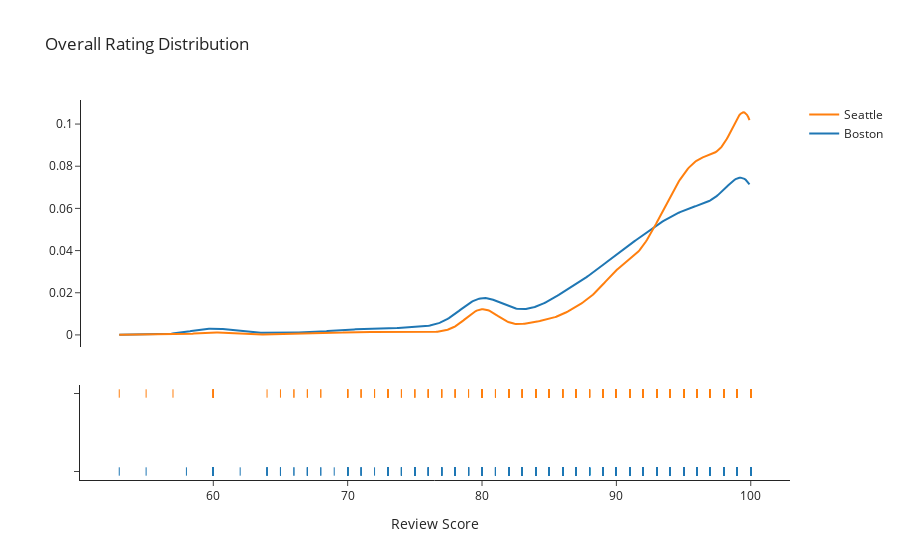

Write notebook code for a chart like this one.
### Markdown cell above
### How is the average rating differ between those cities, by property type?

### Code cell
import plotly.figure_factory as ff

df = listings[(listings["review_scores_rating"].notnull()) & (listings["review_scores_rating"]> 50)]

hist_data = [df[df["city"]=="Boston"]["review_scores_rating"], df[df["city"]=="Seattle"]["review_scores_rating"]]

group_labels = ['Boston', 'Seattle']

# Create distplot with curve_type set to 'normal'
fig = ff.create_distplot(
    hist_data, group_labels,
    show_hist=False,
)

fig.update_layout(title_text='Overall Rating Distribution',template='simple_white',xaxis_title="Review Score",)
fig.show()

### Figure 1 — Plotly figure (JSON) as saved in the notebook; plotly's stock layout.template omitted (floating-point values rounded to 4 significant figures; data arrays with more than 128 entries replaced by an {"elided": "..."} marker saying what was removed)
{"data": [{"legendgroup": "Boston", "marker": {"color": "rgb(31, 119, 180)"}, "mode": "lines", "name": "Boston", "showlegend": true, "type": "scatter", "x": {"elided": "500 float values"}, "xaxis": "x", "y": {"elided": "500 float values"}, "yaxis": "y"}, {"legendgroup": "Seattle", "marker": {"color": "rgb(255, 127, 14)"}, "mode": "lines", "name": "Seattle", "showlegend": true, "type": "scatter", "x": {"elided": "500 float values"}, "xaxis": "x", "y": {"elided": "500 float values"}, "yaxis": "y"}, {"legendgroup": "Boston", "marker": {"color": "rgb(31, 119, 180)", "symbol": "line-ns-open"}, "mode": "markers", "name": "Boston", "showlegend": false, "type": "scatter", "x": {"elided": "2748 int values"}, "xaxis": "x", "y": {"elided": "2748 str values"}, "yaxis": "y2"}, {"legendgroup": "Seattle", "marker": {"color": "rgb(255, 127, 14)", "symbol": "line-ns-open"}, "mode": "markers", "name": "Seattle", "showlegend": false, "type": "scatter", "x": {"elided": "3166 int values"}, "xaxis": "x", "y": {"elided": "3166 str values"}, "yaxis": "y2"}], "layout": {"barmode": "overlay", "hovermode": "closest", "legend": {"traceorder": "reversed"}, "title": {"text": "Overall Rating Distribution"}, "xaxis": {"anchor": "y2", "domain": [0, 1], "title": {"text": "Review Score"}, "zeroline": false}, "yaxis": {"anchor": "free", "domain": [0.35, 1], "position": 0}, "yaxis2": {"anchor": "x", "domain": [0, 0.25], "dtick": 1, "showticklabels": false}}}
